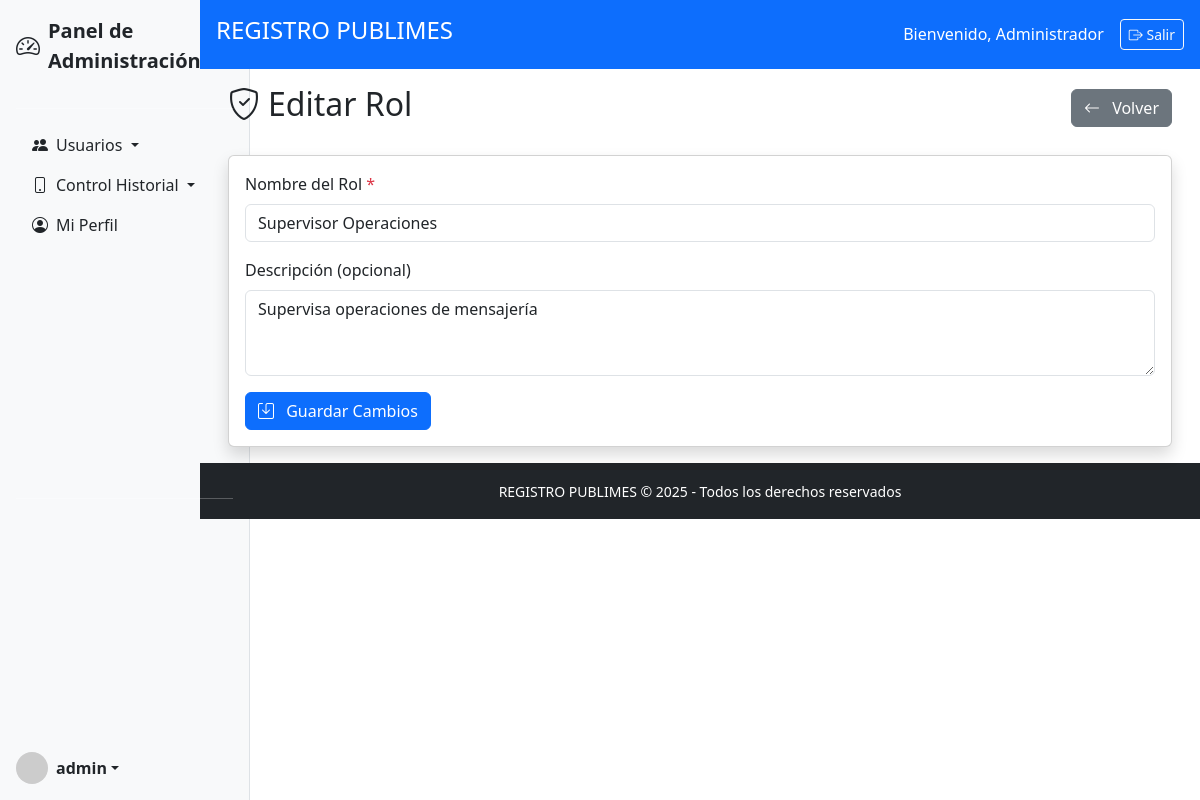
The app's page /admin/roles/2/editar (signed in) with its own data.
### modelo.py (models this page shows)
class Usuario(db.Model):
    __tablename__ = 'usuario'
    idUsuario = db.Column(db.Integer, primary_key=True)
    nombre = db.Column(db.String(100), nullable=False)
    username = db.Column(db.String(50), unique=True, nullable=False)
    password = db.Column(db.String(255), nullable=False)
    activo = db.Column(db.Boolean, default=True)
    fecha_creacion = db.Column(db.DateTime, default=datetime.utcnow)
    roles = db.relationship('UsuarioRol', back_populates='usuario')
    clientes_asignados = db.relationship('Cliente', back_populates='operador_publimes')
    envios_realizados = db.relationship('EnvioCampania', back_populates='usuario')
    transferencias_supervisor = db.relationship('TransferenciaTelefono', foreign_keys='TransferenciaTelefono.idSupervisorHistorial', back_populates='supervisor_historial')
    transferencias_origen = db.relationship('TransferenciaTelefono', foreign_keys='TransferenciaTelefono.idOperadorPublimes', back_populates='operador_publimes')

class Rol(db.Model):
    __tablename__ = 'rol'
    idRol = db.Column(db.Integer, primary_key=True)
    nombreRol = db.Column(db.String(50), nullable=False)
    descripcion = db.Column(db.String(200))
    usuarios = db.relationship('UsuarioRol', back_populates='rol')

### logica/Admin/administracion.py (the view, shortened to what this page needs)
    @requiere_login
    @requiere_rol('Administrador General')
    def editar_rol(self, id):
        rol = Rol.query.get_or_404(id)
        return render_template('admin/EditarAdmin/EditarRol.html', rol=rol)

### app.py (called while the page is built)
@app.context_processor
def inject_current_year():
    return {'current_year': datetime.now().year}

### decoradores.py (called while the page is built)
def requiere_login(f):
    @wraps(f)
    def decorador(*args, **kwargs):
        if 'id_usuario' not in session:
            flash('Debe iniciar sesión para acceder a esta página', 'danger')
            return redirect(url_for('login.iniciar_sesion'))
        return f(*args, **kwargs)
    return decorador

def requiere_rol(*roles_permitidos):
    def decorador(f):
        @wraps(f)
        def wrapper(*args, **kwargs):
            if 'id_usuario' not in session:
                flash('Autenticación requerida', 'warning')
                return redirect(url_for('login.iniciar_sesion'))
            usuario_actual = Usuario.query.get(session['id_usuario'])
            roles_usuario = {ur.rol.nombreRol for ur in usuario_actual.roles}
            if not roles_usuario.intersection(roles_permitidos):
                flash('No tiene permisos suficientes para esta acción', 'danger')
                return redirect(url_for('login.panel_control'))
            return f(*args, **kwargs)
        return wrapper
    return decorador

### templates/admin/EditarAdmin/EditarRol.html (shortened to what this page needs)
{% extends "base/base.html" %}
{% block content %}
<div class="container-fluid">
    <div class="d-flex justify-content-between align-items-center mb-4">
        <h2><i class="bi bi-shield-check me-2"></i>Editar Rol</h2>
        <a href="{{ url_for('admin.gestion_roles') }}" class="btn btn-secondary">
            <i class="bi bi-arrow-left me-2"></i> Volver
        </a>
    </div>
    <div class="card shadow">
        <div class="card-body">
            <form method="POST">
                <div class="mb-3">
                    <label for="nombre" class="form-label">Nombre del Rol <span class="text-danger">*</span></label>
                    <input type="text" class="form-control" id="nombre" name="nombre"
                           value="{{ rol.nombreRol }}" required autofocus>
                </div>
                <div class="mb-3">
                    <label for="descripcion" class="form-label">Descripción (opcional)</label>
                    <textarea class="form-control" id="descripcion" name="descripcion" rows="3"
                              placeholder="Describe brevemente el propósito de este rol">{{ rol.descripcion }}</textarea>
                </div>
                <button type="submit" class="btn btn-primary">
                    <i class="bi bi-save me-2"></i> Guardar Cambios
                </button>
            </form>
        </div>
    </div>
</div>
{% endblock %}

### templates/base/sidebar.html (shortened to what this page needs)
<div class="d-flex flex-column flex-shrink-0 p-3 bg-light border-end vh-100" style="width: 250px;">
    <a href="{{ url_for('login.panel_control') }}" class="d-flex align-items-center mb-3 text-dark text-decoration-none">
        <i class="bi bi-speedometer2 me-2 fs-4"></i>
        <span class="fs-5 fw-semibold">Panel de Administración</span>
    </a>
    <hr>
    <ul class="nav nav-pills flex-column mb-auto">
        <li class="nav-item">
            <a class="nav-link text-dark dropdown-toggle" data-bs-toggle="collapse" href="#usuariosCollapse" role="button" aria-expanded="false">
                <i class="bi bi-people-fill me-2"></i>Usuarios
            </a>
        </li>
        <li class="nav-item">
            <a class="nav-link text-dark dropdown-toggle" data-bs-toggle="collapse" href="#historialCollapse" role="button" aria-expanded="false">
                <i class="bi bi-phone me-2"></i>Control Historial
            </a>
        </li>
        <li class="nav-item">
            <a href="{{ url_for('login.ver_perfil') }}" class="nav-link text-dark">
                <i class="bi bi-person-circle me-2"></i>Mi Perfil
            </a>
        </li>
    </ul>
    <hr>
    <div class="dropdown mt-auto">
        <a href="#" class="d-flex align-items-center text-dark text-decoration-none dropdown-toggle" id="dropdownUser" data-bs-toggle="dropdown" aria-expanded="false">
            <img src="https://via.placeholder.com/32" alt="Avatar" width="32" height="32" class="rounded-circle me-2">
            <strong>{{ session.get('usuario', 'Usuario') }}</strong>
        </a>
    </div>
</div>

### templates/base/header.html
<header class="bg-primary text-white p-3 d-flex justify-content-between align-items-center">
    <h4>REGISTRO PUBLIMES</h4>
    <div class="d-flex align-items-center">
        <span class="me-3">Bienvenido, {{ session.nombre }}</span>
        <a href="{{ url_for('login.logout') }}" class="btn btn-sm btn-outline-light">
            <i class="bi bi-box-arrow-right"></i> Salir
        </a>
    </div>
</header>

### records on screen
Usuario: get "admin", nombre "Administrador"
Rol: nombre "Supervisor Operaciones", descripcion "Supervisa operaciones de mensajería"
